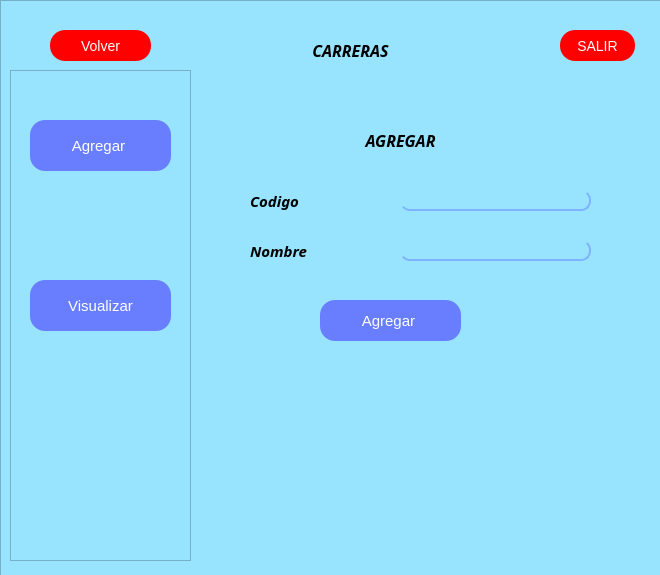
<?xml version="1.0" encoding="UTF-8"?>
<ui version="4.0">
 <class>MainWindow</class>
 <widget class="QMainWindow" name="MainWindow">
  <property name="geometry">
   <rect>
    <x>0</x>
    <y>0</y>
    <width>660</width>
    <height>575</height>
   </rect>
  </property>
  <property name="windowTitle">
   <string>MainWindow</string>
  </property>
  <widget class="QWidget" name="centralwidget">
   <widget class="QFrame" name="frame">
    <property name="geometry">
     <rect>
      <x>0</x>
      <y>0</y>
      <width>661</width>
      <height>581</height>
     </rect>
    </property>
    <property name="styleSheet">
     <string notr="true">background-color:rgb(152, 228, 255);</string>
    </property>
    <property name="frameShape">
     <enum>QFrame::StyledPanel</enum>
    </property>
    <property name="frameShadow">
     <enum>QFrame::Raised</enum>
    </property>
    <widget class="QPushButton" name="bt_salir">
     <property name="geometry">
      <rect>
       <x>560</x>
       <y>30</y>
       <width>75</width>
       <height>31</height>
      </rect>
     </property>
     <property name="styleSheet">
      <string notr="true">background-color:red;
color:white;
font-size:14px;
border-radius:15px;</string>
     </property>
     <property name="text">
      <string>SALIR</string>
     </property>
    </widget>
    <widget class="QFrame" name="frame_2">
     <property name="geometry">
      <rect>
       <x>10</x>
       <y>70</y>
       <width>181</width>
       <height>491</height>
      </rect>
     </property>
     <property name="frameShape">
      <enum>QFrame::StyledPanel</enum>
     </property>
     <property name="frameShadow">
      <enum>QFrame::Raised</enum>
     </property>
     <widget class="QPushButton" name="bt_agg">
      <property name="geometry">
       <rect>
        <x>20</x>
        <y>50</y>
        <width>141</width>
        <height>51</height>
       </rect>
      </property>
      <property name="styleSheet">
       <string notr="true">border-radius:15px;
color:white;
font-size:15px;
background-color: rgb(104, 126, 255);</string>
      </property>
      <property name="text">
       <string>Agregar </string>
      </property>
      <property name="iconSize">
       <size>
        <width>20</width>
        <height>20</height>
       </size>
      </property>
     </widget>
     <widget class="QPushButton" name="bt_view">
      <property name="geometry">
       <rect>
        <x>20</x>
        <y>210</y>
        <width>141</width>
        <height>51</height>
       </rect>
      </property>
      <property name="styleSheet">
       <string notr="true">border-radius:15px;
color:white;
font-size:15px;
background-color: rgb(104, 126, 255);</string>
      </property>
      <property name="text">
       <string>Visualizar</string>
      </property>
      <property name="iconSize">
       <size>
        <width>20</width>
        <height>20</height>
       </size>
      </property>
     </widget>
    </widget>
    <widget class="QStackedWidget" name="stackedWidget">
     <property name="geometry">
      <rect>
       <x>210</x>
       <y>80</y>
       <width>441</width>
       <height>481</height>
      </rect>
     </property>
     <property name="currentIndex">
      <number>0</number>
     </property>
     <widget class="QWidget" name="page_agg">
      <widget class="QLabel" name="label_2">
       <property name="geometry">
        <rect>
         <x>60</x>
         <y>40</y>
         <width>261</width>
         <height>41</height>
        </rect>
       </property>
       <property name="font">
        <font>
         <family>Hack Nerd Font Mono</family>
         <pointsize>12</pointsize>
         <weight>75</weight>
         <italic>true</italic>
         <bold>true</bold>
        </font>
       </property>
       <property name="text">
        <string>AGREGAR</string>
       </property>
       <property name="alignment">
        <set>Qt::AlignCenter</set>
       </property>
      </widget>
      <widget class="QLabel" name="label_5">
       <property name="geometry">
        <rect>
         <x>40</x>
         <y>110</y>
         <width>91</width>
         <height>21</height>
        </rect>
       </property>
       <property name="font">
        <font>
         <family>Hack Nerd Font Mono</family>
         <pointsize>-1</pointsize>
         <weight>75</weight>
         <italic>true</italic>
         <bold>true</bold>
        </font>
       </property>
       <property name="styleSheet">
        <string notr="true">font-size:15px;</string>
       </property>
       <property name="text">
        <string>Codigo</string>
       </property>
      </widget>
      <widget class="QLineEdit" name="txt_code">
       <property name="geometry">
        <rect>
         <x>190</x>
         <y>110</y>
         <width>191</width>
         <height>21</height>
        </rect>
       </property>
       <property name="styleSheet">
        <string notr="true">border:none;
border-bottom: 2px solid rgb(128, 179, 255);
border-right:2px solid rgb(128, 179, 255);
border-radius:10px;
font-size:14px;</string>
       </property>
       <property name="alignment">
        <set>Qt::AlignCenter</set>
       </property>
      </widget>
      <widget class="QLabel" name="label_6">
       <property name="geometry">
        <rect>
         <x>40</x>
         <y>160</y>
         <width>91</width>
         <height>21</height>
        </rect>
       </property>
       <property name="font">
        <font>
         <family>Hack Nerd Font Mono</family>
         <pointsize>-1</pointsize>
         <weight>75</weight>
         <italic>true</italic>
         <bold>true</bold>
        </font>
       </property>
       <property name="styleSheet">
        <string notr="true">font-size:15px;</string>
       </property>
       <property name="text">
        <string>Nombre</string>
       </property>
      </widget>
      <widget class="QLineEdit" name="txt_name">
       <property name="geometry">
        <rect>
         <x>190</x>
         <y>160</y>
         <width>191</width>
         <height>21</height>
        </rect>
       </property>
       <property name="styleSheet">
        <string notr="true">border:none;
border-bottom: 2px solid rgb(128, 179, 255);
border-right:2px solid rgb(128, 179, 255);
border-radius:10px;
font-size:14px;</string>
       </property>
       <property name="alignment">
        <set>Qt::AlignCenter</set>
       </property>
      </widget>
      <widget class="QPushButton" name="bt_agg_2">
       <property name="geometry">
        <rect>
         <x>110</x>
         <y>220</y>
         <width>141</width>
         <height>41</height>
        </rect>
       </property>
       <property name="styleSheet">
        <string notr="true">border-radius:15px;
color:white;
font-size:15px;
background-color: rgb(104, 126, 255);</string>
       </property>
       <property name="text">
        <string>Agregar </string>
       </property>
       <property name="iconSize">
        <size>
         <width>20</width>
         <height>20</height>
        </size>
       </property>
      </widget>
     </widget>
     <widget class="QWidget" name="page_edit">
      <widget class="QLabel" name="label_3">
       <property name="geometry">
        <rect>
         <x>60</x>
         <y>40</y>
         <width>261</width>
         <height>41</height>
        </rect>
       </property>
       <property name="font">
        <font>
         <family>Hack Nerd Font Mono</family>
         <pointsize>12</pointsize>
         <weight>75</weight>
         <italic>true</italic>
         <bold>true</bold>
        </font>
       </property>
       <property name="text">
        <string>EDITAR</string>
       </property>
       <property name="alignment">
        <set>Qt::AlignCenter</set>
       </property>
      </widget>
      <widget class="QLineEdit" name="ln_busqueda">
       <property name="geometry">
        <rect>
         <x>30</x>
         <y>80</y>
         <width>311</width>
         <height>21</height>
        </rect>
       </property>
       <property name="styleSheet">
        <string notr="true">border:none;
border-bottom:2px solid rgb(128, 179, 255);</string>
       </property>
      </widget>
      <widget class="QPushButton" name="bt_search">
       <property name="geometry">
        <rect>
         <x>340</x>
         <y>80</y>
         <width>75</width>
         <height>21</height>
        </rect>
       </property>
       <property name="styleSheet">
        <string notr="true">border:none;</string>
       </property>
       <property name="text">
        <string/>
       </property>
       <property name="icon">
        <iconset>
         <normaloff>imagenes/search.png</normaloff>imagenes/search.png</iconset>
       </property>
       <property name="iconSize">
        <size>
         <width>20</width>
         <height>20</height>
        </size>
       </property>
      </widget>
      <widget class="QLineEdit" name="txt_name_2">
       <property name="geometry">
        <rect>
         <x>180</x>
         <y>150</y>
         <width>191</width>
         <height>21</height>
        </rect>
       </property>
       <property name="styleSheet">
        <string notr="true">border:none;
border-bottom: 2px solid rgb(128, 179, 255);
border-right:2px solid rgb(128, 179, 255);
border-radius:10px;
font-size:14px;</string>
       </property>
       <property name="alignment">
        <set>Qt::AlignCenter</set>
       </property>
      </widget>
      <widget class="QLineEdit" name="txt_cedula_2">
       <property name="geometry">
        <rect>
         <x>180</x>
         <y>250</y>
         <width>191</width>
         <height>21</height>
        </rect>
       </property>
       <property name="styleSheet">
        <string notr="true">border:none;
border-bottom: 2px solid rgb(128, 179, 255);
border-right:2px solid rgb(128, 179, 255);
border-radius:10px;
font-size:14px;</string>
       </property>
       <property name="alignment">
        <set>Qt::AlignCenter</set>
       </property>
      </widget>
      <widget class="QLineEdit" name="txt_apell_2">
       <property name="geometry">
        <rect>
         <x>180</x>
         <y>200</y>
         <width>191</width>
         <height>21</height>
        </rect>
       </property>
       <property name="styleSheet">
        <string notr="true">border:none;
border-bottom: 2px solid rgb(128, 179, 255);
border-right:2px solid rgb(128, 179, 255);
border-radius:10px;
font-size:14px;</string>
       </property>
       <property name="alignment">
        <set>Qt::AlignCenter</set>
       </property>
      </widget>
      <widget class="QLabel" name="label_8">
       <property name="geometry">
        <rect>
         <x>30</x>
         <y>250</y>
         <width>91</width>
         <height>21</height>
        </rect>
       </property>
       <property name="font">
        <font>
         <family>Hack Nerd Font Mono</family>
         <pointsize>-1</pointsize>
         <weight>75</weight>
         <italic>true</italic>
         <bold>true</bold>
        </font>
       </property>
       <property name="styleSheet">
        <string notr="true">font-size:15px;</string>
       </property>
       <property name="text">
        <string>C.I</string>
       </property>
      </widget>
      <widget class="QLabel" name="label_9">
       <property name="geometry">
        <rect>
         <x>30</x>
         <y>150</y>
         <width>91</width>
         <height>21</height>
        </rect>
       </property>
       <property name="font">
        <font>
         <family>Hack Nerd Font Mono</family>
         <pointsize>-1</pointsize>
         <weight>75</weight>
         <italic>true</italic>
         <bold>true</bold>
        </font>
       </property>
       <property name="styleSheet">
        <string notr="true">font-size:15px;</string>
       </property>
       <property name="text">
        <string>Nombres</string>
       </property>
      </widget>
      <widget class="QLabel" name="label_10">
       <property name="geometry">
        <rect>
         <x>30</x>
         <y>200</y>
         <width>91</width>
         <height>21</height>
        </rect>
       </property>
       <property name="font">
        <font>
         <family>Hack Nerd Font Mono</family>
         <pointsize>-1</pointsize>
         <weight>75</weight>
         <italic>true</italic>
         <bold>true</bold>
        </font>
       </property>
       <property name="styleSheet">
        <string notr="true">font-size:15px;</string>
       </property>
       <property name="text">
        <string>Apellidos</string>
       </property>
      </widget>
      <widget class="QPushButton" name="bt_edit_2">
       <property name="geometry">
        <rect>
         <x>30</x>
         <y>340</y>
         <width>91</width>
         <height>41</height>
        </rect>
       </property>
       <property name="styleSheet">
        <string notr="true">border-radius:15px;
color:white;
font-size:15px;
background-color: rgb(104, 126, 255);</string>
       </property>
       <property name="text">
        <string>Modificar</string>
       </property>
       <property name="iconSize">
        <size>
         <width>20</width>
         <height>20</height>
        </size>
       </property>
      </widget>
      <widget class="QPushButton" name="bt_clear">
       <property name="geometry">
        <rect>
         <x>300</x>
         <y>340</y>
         <width>111</width>
         <height>41</height>
        </rect>
       </property>
       <property name="styleSheet">
        <string notr="true">border-radius:15px;
color:white;
font-size:15px;
background-color: rgb(104, 126, 255);</string>
       </property>
       <property name="text">
        <string>Limpiar</string>
       </property>
       <property name="iconSize">
        <size>
         <width>20</width>
         <height>20</height>
        </size>
       </property>
      </widget>
      <widget class="QPushButton" name="bt_delete">
       <property name="geometry">
        <rect>
         <x>170</x>
         <y>340</y>
         <width>101</width>
         <height>41</height>
        </rect>
       </property>
       <property name="styleSheet">
        <string notr="true">border-radius:15px;
color:white;
font-size:15px;
background-color: rgb(104, 126, 255);</string>
       </property>
       <property name="text">
        <string>Eliminar</string>
       </property>
       <property name="iconSize">
        <size>
         <width>20</width>
         <height>20</height>
        </size>
       </property>
      </widget>
     </widget>
     <widget class="QWidget" name="page_view">
      <widget class="QLabel" name="label_4">
       <property name="geometry">
        <rect>
         <x>70</x>
         <y>40</y>
         <width>261</width>
         <height>41</height>
        </rect>
       </property>
       <property name="font">
        <font>
         <family>Hack Nerd Font Mono</family>
         <pointsize>12</pointsize>
         <weight>75</weight>
         <italic>true</italic>
         <bold>true</bold>
        </font>
       </property>
       <property name="text">
        <string>VISUALIZAR</string>
       </property>
       <property name="alignment">
        <set>Qt::AlignCenter</set>
       </property>
      </widget>
      <widget class="QPushButton" name="bt_act">
       <property name="geometry">
        <rect>
         <x>260</x>
         <y>350</y>
         <width>141</width>
         <height>51</height>
        </rect>
       </property>
       <property name="styleSheet">
        <string notr="true">border-radius:15px;
color:white;
font-size:15px;
background-color: rgb(104, 126, 255);</string>
       </property>
       <property name="text">
        <string>Actualizar</string>
       </property>
       <property name="iconSize">
        <size>
         <width>20</width>
         <height>20</height>
        </size>
       </property>
      </widget>
      <widget class="QTableWidget" name="tableWidget">
       <property name="geometry">
        <rect>
         <x>100</x>
         <y>80</y>
         <width>201</width>
         <height>241</height>
        </rect>
       </property>
       <property name="styleSheet">
        <string notr="true">background-color:rgb(152, 228, 255);
font-size:14px;</string>
       </property>
       <column>
        <property name="text">
         <string>Codigo</string>
        </property>
       </column>
       <column>
        <property name="text">
         <string>Descripción</string>
        </property>
       </column>
      </widget>
     </widget>
    </widget>
    <widget class="QLabel" name="label">
     <property name="geometry">
      <rect>
       <x>220</x>
       <y>30</y>
       <width>261</width>
       <height>41</height>
      </rect>
     </property>
     <property name="font">
      <font>
       <family>Hack Nerd Font Mono</family>
       <pointsize>12</pointsize>
       <weight>75</weight>
       <italic>true</italic>
       <bold>true</bold>
      </font>
     </property>
     <property name="text">
      <string>CARRERAS</string>
     </property>
     <property name="alignment">
      <set>Qt::AlignCenter</set>
     </property>
    </widget>
    <widget class="QPushButton" name="bt_back">
     <property name="geometry">
      <rect>
       <x>50</x>
       <y>30</y>
       <width>101</width>
       <height>31</height>
      </rect>
     </property>
     <property name="styleSheet">
      <string notr="true">background-color:red;
color:white;
font-size:14px;
border-radius:15px;</string>
     </property>
     <property name="text">
      <string>Volver</string>
     </property>
    </widget>
   </widget>
  </widget>
 </widget>
 <resources/>
 <connections/>
</ui>
